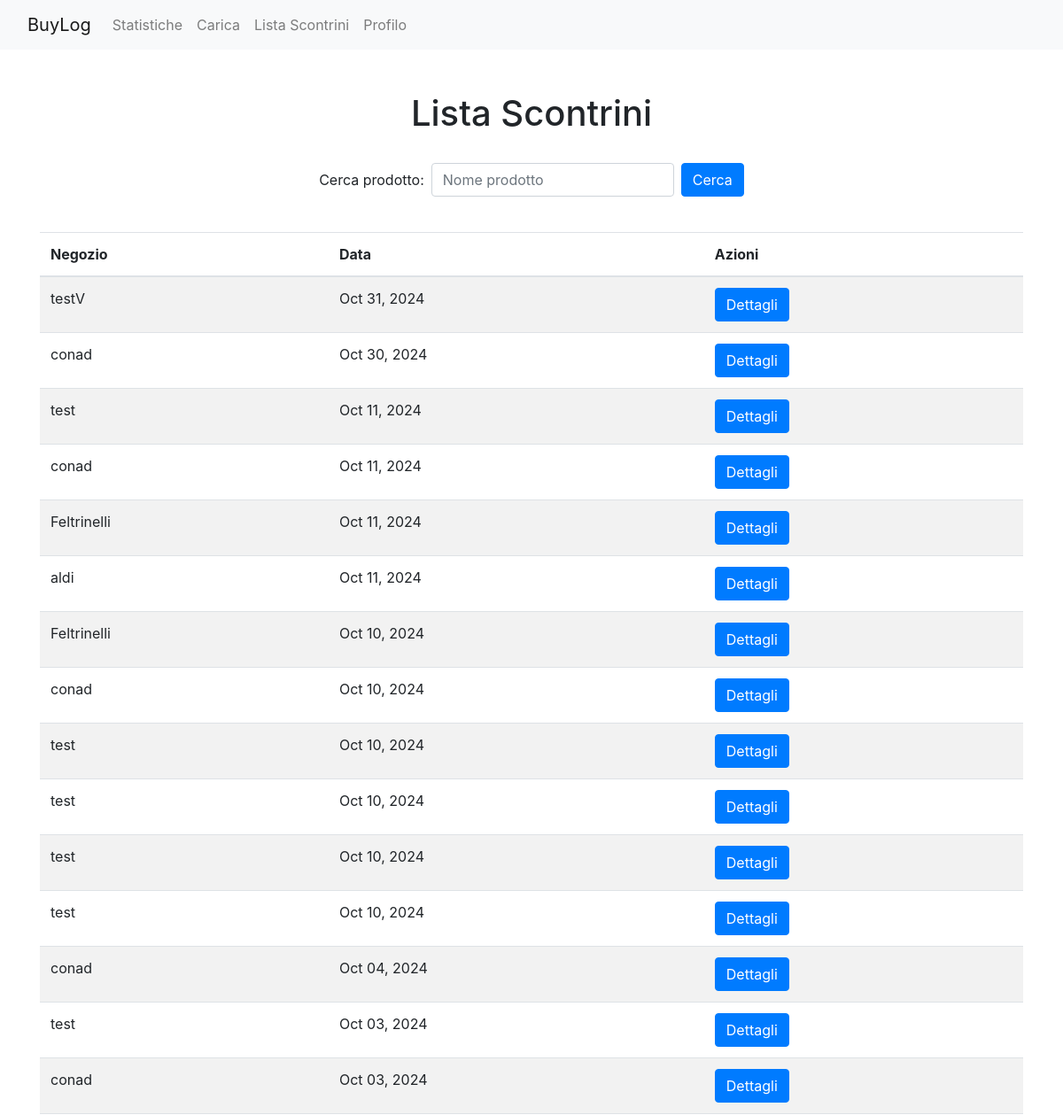
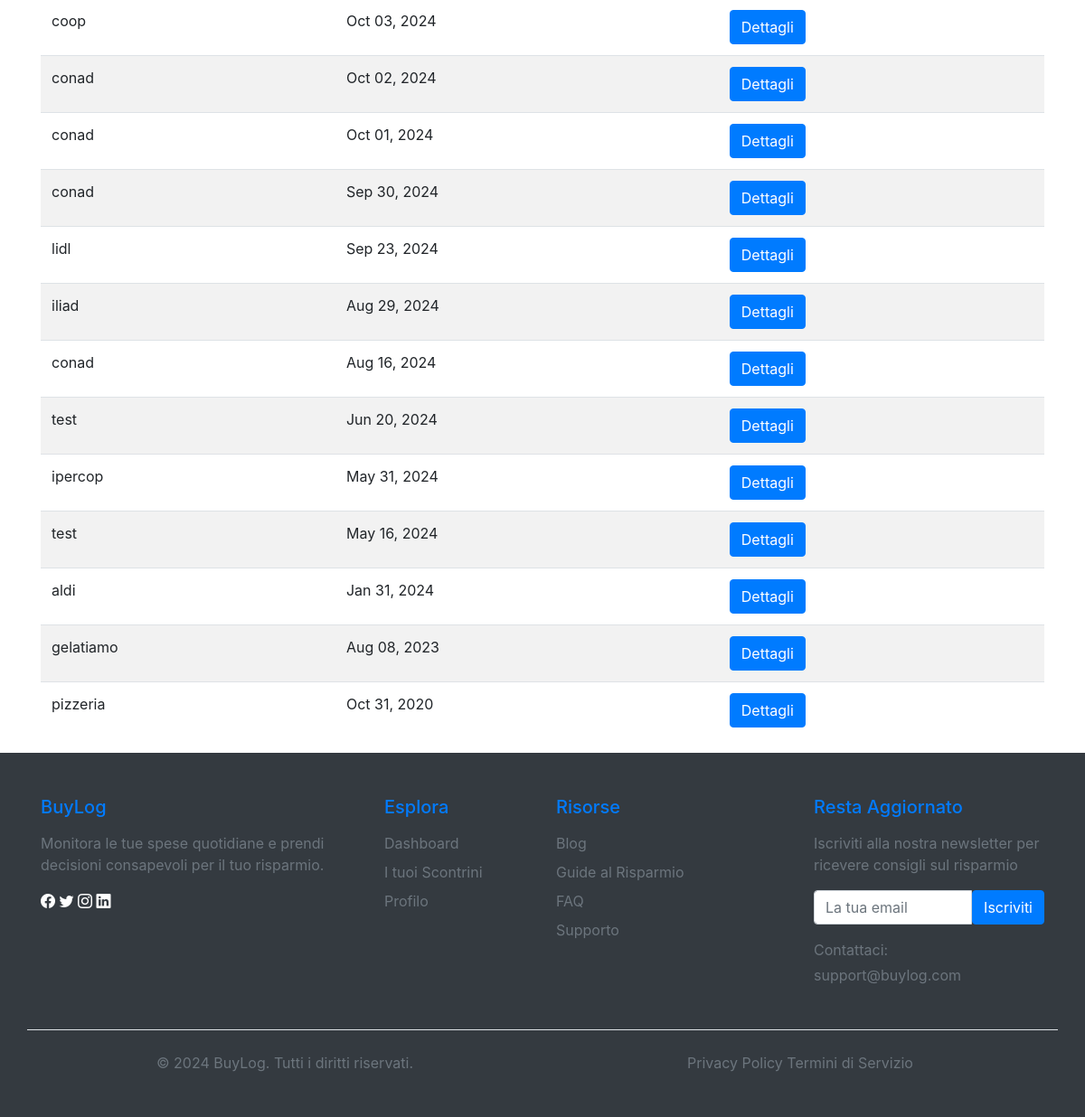
Screenshot of /scontrini/lista/ (signed in) with the database file from the repository (2 pictures, top to bottom).
### scontrini/models.py (models this page shows, shortened)
class Scontrino(models.Model):
    utente = models.ForeignKey(User, on_delete=models.CASCADE)
    negozio = models.ForeignKey(Negozio, on_delete=models.CASCADE)
    data = models.DateTimeField()
    totale = models.DecimalField(
        max_digits=10, decimal_places=2, default=0.00)  # Aggiungi questo campo
    class Meta:
        verbose_name_plural = 'Scontrini'

class Negozio(models.Model):
    nome = models.CharField(max_length=100)
    recensione_media = models.FloatField(null=True, blank=True)
    class Meta:
        verbose_name_plural = 'Negozi'

### scontrini/views.py (the view)
# urls.py: path('lista/', lista_scontrini, name='lista_scontrini'),
@login_required
def lista_scontrini(request):
    scontrini = Scontrino.objects.filter(utente=request.user).order_by('-data')
    return render(request, 'scontrini/lista_scontrini.html', {'scontrini': scontrini})

### scontrini/templates/scontrini/lista_scontrini.html (shortened to what this page needs)
{% extends 'scontrini/base.html' %}
{% block content %}
<div class="container mt-5">
    <center>
        <h1>Lista Scontrini</h1>
    </center>
    <br>
    <div class="d-flex justify-content-center mb-3">
        <form method="GET" action="{% url 'scontrini:ricerca_prodotto' %}" class="form-inline">
            <div class="form-group mr-2">
                <label for="cerca_prodotto" class="mr-2">Cerca prodotto:</label>
                <input type="text" id="cerca_prodotto" name="prodotto" class="form-control" placeholder="Nome prodotto">
            </div>
            <button type="submit" class="btn btn-primary">Cerca</button>
        </form>
    </div>
    <br>
    <table class="table table-striped">
        <thead>
            <tr>
                <th>Negozio</th>
                <th>Data</th>
                <th>Azioni</th>
            </tr>
        </thead>
        <tbody>
            {% for scontrino in scontrini %}
            <tr>
                <td>{{ scontrino.negozio.nome }}</td>
                <td>{{ scontrino.data|date:"M d, Y" }}</td>
                <td>
                    <a href="{% url 'scontrini:dettagli_scontrino' scontrino.id %}" class="btn btn-primary">Dettagli</a>
                </td>
            </tr>
            {% endfor %}
        </tbody>
    </table>
</div>
{% endblock %}

### static/css/style.css (style rules this page uses)
body { min-height: 100vh; display: flex; flex-direction: column; }

### rows the page displays
Scontrino: negozio.nome "testV", data "Oct 31, 2024"
Scontrino: negozio.nome "conad", data "Oct 30, 2024"
Scontrino: negozio.nome "test", data "Oct 11, 2024"
Scontrino: negozio.nome "conad", data "Oct 11, 2024"
Scontrino: negozio.nome "Feltrinelli", data "Oct 11, 2024"
Scontrino: negozio.nome "aldi", data "Oct 11, 2024"
Scontrino: negozio.nome "Feltrinelli", data "Oct 10, 2024"
Scontrino: negozio.nome "conad", data "Oct 10, 2024"
Scontrino: negozio.nome "test", data "Oct 10, 2024"
Scontrino: negozio.nome "test", data "Oct 10, 2024"
Scontrino: negozio.nome "test", data "Oct 10, 2024"
Scontrino: negozio.nome "test", data "Oct 10, 2024"
Scontrino: negozio.nome "conad", data "Oct 04, 2024"
Scontrino: negozio.nome "test", data "Oct 03, 2024"
Scontrino: negozio.nome "conad", data "Oct 03, 2024"
Scontrino: negozio.nome "coop", data "Oct 03, 2024"
Scontrino: negozio.nome "conad", data "Oct 02, 2024"
Scontrino: negozio.nome "conad", data "Oct 01, 2024"
Scontrino: negozio.nome "conad", data "Sep 30, 2024"
Scontrino: negozio.nome "lidl", data "Sep 23, 2024"
Scontrino: negozio.nome "iliad", data "Aug 29, 2024"
Scontrino: negozio.nome "conad", data "Aug 16, 2024"
Scontrino: negozio.nome "test", data "Jun 20, 2024"
Scontrino: negozio.nome "ipercop", data "May 31, 2024"
Scontrino: negozio.nome "test", data "May 16, 2024"
Scontrino: negozio.nome "aldi", data "Jan 31, 2024"
Scontrino: negozio.nome "gelatiamo", data "Aug 08, 2023"
Scontrino: negozio.nome "pizzeria", data "Oct 31, 2020"
